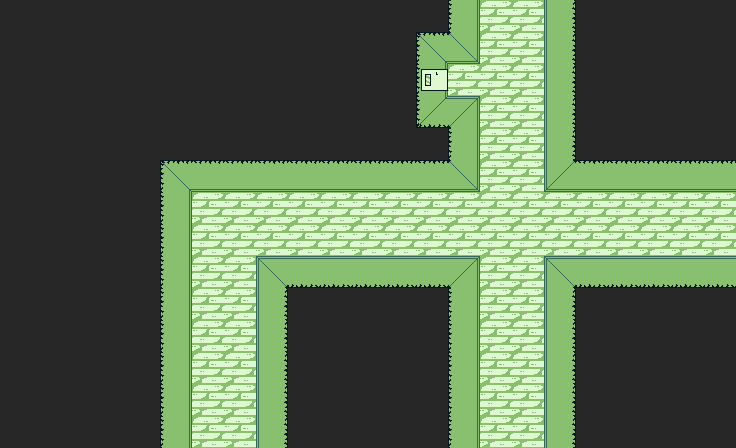

A level layout from a 2D game, rendered from its tile map. Below: a short description, then the map file with its tile-grid data intact:
An orthogonal 23x14 tile map with 32x32 px tiles, 1 tile layer (Vrstva dlaždic 1).

<map version="1.8" tiledversion="1.8.4" orientation="orthogonal" renderorder="right-down" width="23" height="14" tilewidth="32" tileheight="32" infinite="0" nextlayerid="2" nextobjectid="1">
 <tileset firstgid="1" source="../Zdi.tsx" />
 <layer id="1" name="Vrstva dlaždic 1" width="23" height="14">
  <data encoding="csv">
18,18,18,18,18,18,18,18,18,18,18,18,18,18,15,5,5,9,18,18,18,18,18,
18,18,18,18,18,18,18,18,18,18,18,18,18,16,17,5,5,9,18,18,18,18,18,
18,18,18,18,18,18,18,18,18,18,18,18,18,4,5,5,5,9,18,18,18,18,18,
18,18,18,18,18,18,18,18,18,18,18,18,18,13,14,5,5,9,18,18,18,18,18,
18,18,18,18,18,18,18,18,18,18,18,18,18,18,15,5,5,9,18,18,18,18,18,
18,18,18,18,18,16,6,6,6,6,6,6,6,6,17,5,5,8,6,6,6,6,6,
18,18,18,18,18,15,5,5,5,5,5,5,5,5,5,5,5,5,5,5,5,5,5,
18,18,18,18,18,15,5,5,5,5,5,5,5,5,5,5,5,5,5,5,5,5,5,
18,18,18,18,18,15,5,5,11,12,12,12,12,12,14,5,5,11,12,12,12,12,12,
18,18,18,18,18,15,5,5,9,18,18,18,18,18,15,5,5,9,18,18,18,18,18,
18,18,18,18,18,15,5,5,9,18,18,18,18,18,15,5,5,9,18,18,18,18,18,
18,18,18,18,18,15,5,5,9,18,18,18,18,18,15,5,5,9,18,18,18,18,18,
18,18,18,18,18,15,5,5,9,18,18,18,18,18,15,5,5,9,18,18,18,18,18,
18,18,18,18,18,15,5,5,9,18,18,18,18,18,15,5,5,9,18,18,18,18,18
</data>
 </layer>
</map>
